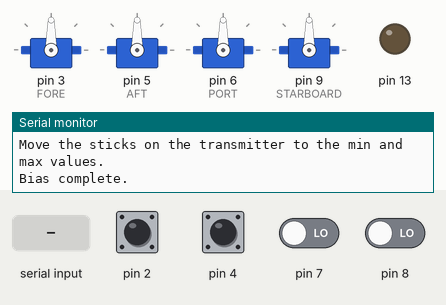
Recording of a sketch running on a simulated Arduino Uno, built with avr-gcc and run on an emulated ATmega328P. On the bench: 4 × servo, output pins drawn as LEDs (lit = HIGH), the last lines printed to the serial monitor. Inputs (shaded band) come from the test bench; at power-on: pin 2, pin 4, pin 7, pin 8 LOW.

Above: at 9.2 s.
9.3 s: pin 4 pulsed HIGH 2 times (0.12 s each, 0.3 s apart)
At 12.6 s:
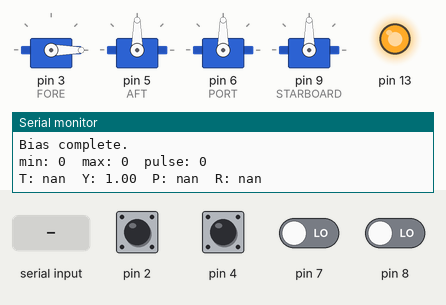
12.9 s: "1\n" received over Serial
At 15.8 s:
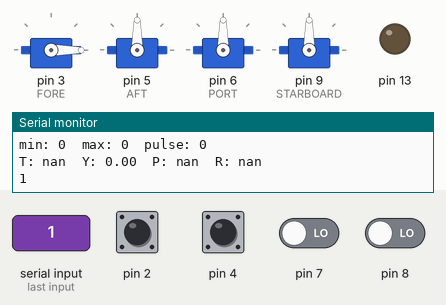
15.9 s: pin 2 pulsed HIGH 2 times (0.12 s each, 0.3 s apart)
Timing chart, 0 to 24.5 s (numbered marks = the images above; inputs shaded):
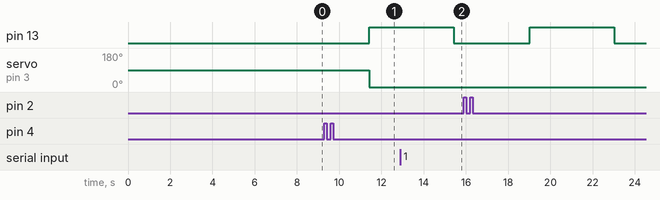

The sketch:

quad.ino
```cpp
#include "BlinkPin.h"
#include "SerialUtils.h"
#include "ControlSticks.h"
#include "Motors.h"
#include <Servo.h>

#define HEART_BEAT_LED 13
#define SERIAL_RATE 115200

BlinkPin heartbeat(HEART_BEAT_LED);
SerialUtils serial;
ControlSticks controlSticks;
Motors motors;

void setup() {
  Serial.begin(SERIAL_RATE);
  controlSticks.bias();
  motors.setMax(controlSticks.throttle.max);
  motors.setMin(controlSticks.throttle.min);
}

void loop() {
  controlSticks.updateValues();

  motors.fore.setSpeed(controlSticks.throttle.pulseValue);

  controlSticks.printValues();

  heartbeat.blink();
}
```

BlinkPin.cpp
```cpp
#include "BlinkPin.h"

BlinkPin::BlinkPin(int pin) {
  _pin = pin;
  _millisCache = millis();
  pinMode(pin, OUTPUT);
}

void BlinkPin::blink() {
  if (millis() - _millisCache >= 1000) { // cond
    digitalWrite(_pin, !digitalRead(_pin));
    _millisCache = millis(); // i++
  }
}
```

BlinkPin.h
```cpp
#include <Arduino.h>

class BlinkPin {
  public:
    BlinkPin(int pin);
    void blink();

  private:
    int _pin;
    long _millisCache;
};
```

ControlStick.cpp
```cpp
#include "ControlStick.h"

ControlStick::ControlStick(long pin, String label) {
  _pin = pin;
  _label = label;
  min = 1e10;
  max = 0;
  pinMode(pin, INPUT);
}

void ControlStick::updateMax(unsigned long value) {
  if (value > max) {
    max = value;
  }
}

void ControlStick::updateMin(unsigned long value) {
  if (value < min) {
    min = value;
  }
}

void ControlStick::updateValue() {
  pulseValue = pulseIn(_pin, HIGH);

  updateMin(pulseValue);
  updateMax(pulseValue);
}

double ControlStick::percentageValue() {
  return (double) (pulseValue - min) / (max - min);
}

void ControlStick::printValue() {
  Serial.print(_label + ": ");
  Serial.print(percentageValue());
}
```

ControlStick.h
```cpp
#include <Arduino.h>

class ControlStick {
  public:
    ControlStick(long pin, String label);
    double percentageValue();
    void printValue();
    void updateValue();
    unsigned long pulseValue;
    unsigned long max;
    unsigned long min;

  private:
    String _label;
    long _pin;
    void updateMax(unsigned long value);
    void updateMin(unsigned long value);
};
```

ControlSticks.cpp
```cpp
#include "ControlSticks.h"

ControlSticks::ControlSticks() :
  throttle(THROTTLE, "T"),
  yaw(YAW, "Y"),
  pitch(PITCH, "P"),
  roll(ROLL, "R") { }

void ControlSticks::printValues() {
  if (Serial) {
    throttle.printValue();
    Serial.print("\t");
    yaw.printValue();
    Serial.print("\t");
    pitch.printValue();
    Serial.print("\t");
    roll.printValue();
    Serial.println();
  }
}

void ControlSticks::updateValues() {
  throttle.updateValue();
  yaw.updateValue();
  pitch.updateValue();
  roll.updateValue();
}

void ControlSticks::bias() {
  Serial.println("Move the sticks on the transmitter to the min and max values.");
  while(millis() < 5000) {
    updateValues();
  }
  Serial.println("Bias complete.");
}
```

ControlSticks.h
```cpp
#include "ControlStick.h"

#define THROTTLE 2
#define YAW 4
#define PITCH 7
#define ROLL 8

class ControlSticks {
  public:
    ControlStick throttle;
    ControlStick yaw;
    ControlStick pitch;
    ControlStick roll;

    ControlSticks();
    void printValues();
    void updateValues();
    void bias();
};
```

Motor.cpp
```cpp
#include "Motor.h"

void Motor::attach(int pin) {
  servo.attach(pin, min, max);
}

void Motor::setSpeed(long pulseDuration) {
  if (Serial) {
    Serial.print("min: ");
    Serial.print(min, DEC);
    Serial.print("\tmax: ");
    Serial.print(max, DEC);
    Serial.print("\tpulse: ");
    Serial.println(pulseDuration, DEC);
  }

  servo.write(SERVO_RANGE * (pulseDuration - min) / (max - min));
}

void Motor::setMin(long value) {
  min = value;
}

void Motor::setMax(long value) {
  max = value;
}
```

Motor.h
```cpp
#include <Arduino.h>
#include <Servo.h>

#define SERVO_RANGE 180

class Motor {
  public:
    Servo servo;
    long min;
    long max;

    void setMin(long value);
    void setMax(long value);
    void setSpeed(long pulseDuration);
    void attach(int pin);
};
```

Motors.cpp
```cpp
#include "Motors.h"

Motors::Motors() {
  fore.attach(FORE);
  aft.attach(AFT);
  port.attach(PORT);
  starboard.attach(STARBOARD);
}

void Motors::setMin(long value) {
  fore.setMin(value);
  aft.setMin(value);
  port.setMin(value);
  starboard.setMin(value);
}

void Motors::setMax(long value) {
  fore.setMax(value);
  aft.setMax(value);
  port.setMax(value);
  starboard.setMax(value);
}
```

Motors.h
```cpp
#include <Arduino.h>
#include "Motor.h"

#define FORE 3
#define AFT 5
#define PORT 6
#define STARBOARD 9

class Motors {
  public:
    Motor fore;
    Motor aft;
    Motor port;
    Motor starboard;

    Motors();
    void setMin(long value);
    void setMax(long value);
};
```

SerialUtils.cpp
```cpp
#include "SerialUtils.h"

void serialEvent() {
  serial.processSerialEvent();
}

void processInputStr() {
  Serial.print(serial.getInputStr());
}

String SerialUtils::getInputStr() {
  return _inputStr;
}

void SerialUtils::init() {
  _inputStr = "";
  _inputStr.reserve(200);
}

void SerialUtils::processSerialEvent() {
  if (Serial) {
    while (Serial.available()) {
      _lastChar = (char) Serial.read();
      _inputStr += _lastChar;
      if (endOfInputStr()) {
        processInputStr();
        _inputStr = "";
      }
    }
  }
}

bool SerialUtils::endOfInputStr() {
  return _lastChar == '\n';
}
```

SerialUtils.h
```cpp
#include "Arduino.h"

extern void processInputStr();

void serialEvent();

class SerialUtils
{
  public:
    String getInputStr();
    void processSerialEvent();
    void init();

  private:
    int _rate;
    char _lastChar;
    String _inputStr;
    bool endOfInputStr();
};

extern SerialUtils serial;
```

Measured:
- after the input at 9.3 s, pin 13: LOW → HIGH after 2.1 s instead of 2.7 s; servo on pin 3 (FORE): 90° → 0° after 2.1 s instead of 2.7 s
